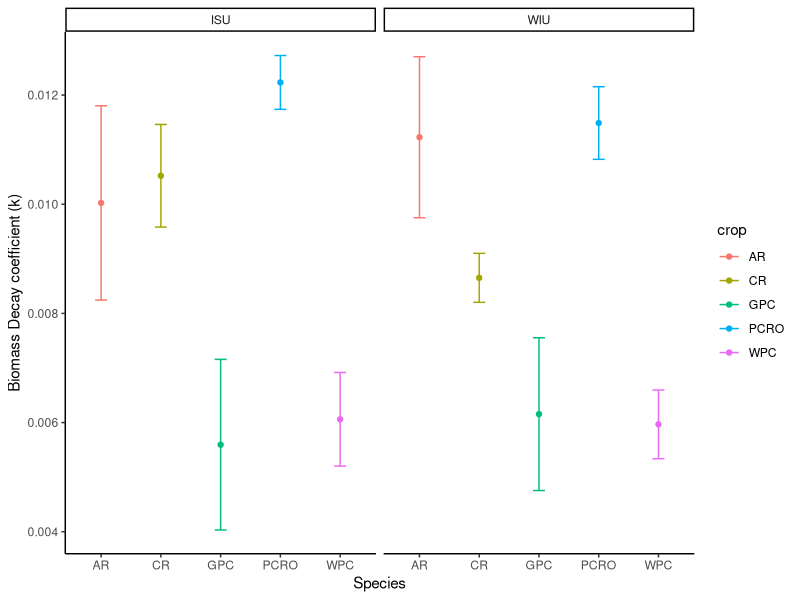
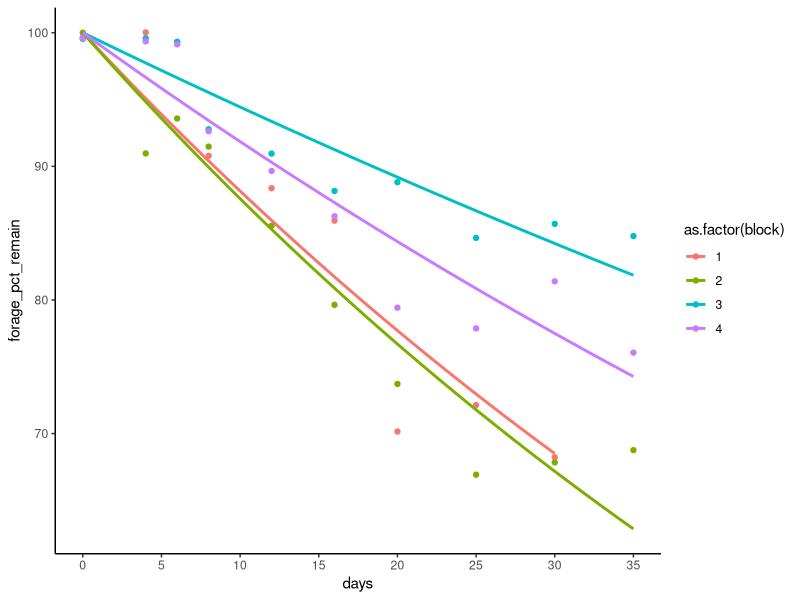

The R source for these figures, in order:
# LIBRARIES ----
library(tidyverse)
library(broom)
library(patchwork)

# READ IN THE DATA ----
decomp.df <- read_csv("output/pct remaining data.csv") %>% 
  arrange(location, crop, block, days)

# # REMOVE NA VALUES ----
# decomp.df <- decomp.df %>%
#   group_by(location, crop, block) %>%
#   mutate(across(c(forage_pct_remain, forage_pct_n_remain, forage_pct_c_remain,
#                   tea_pct_remain, tea_pct_n_remain, tea_pct_c_remain), 
#                 ~ replace_na(., mean(., na.rm = TRUE)))) %>%
#   ungroup()

# interpolate data from the prior value to the next value to fill missing na values using 
# the na.approx function from the zoo package
decomp.df <- decomp.df %>%
  group_by(location, crop, block) %>%
  mutate(across(c(forage_pct_remain, forage_pct_n_remain, forage_pct_c_remain,
                  tea_pct_remain, tea_pct_n_remain, tea_pct_c_remain), 
                ~ zoo::na.approx(., na.rm = FALSE))) %>%
  ungroup()


# FIT THE MODELS ----

# forage
# do a negative exponential regression using SSasymp funciton to get all parameters of the mode for 
# the f.df dataframe
# Asym is the asymptote, R0 is the y-intercept, and lrc is the rate of change
# the SSasymp function is a self-starting model that uses the asymptote, y-intercept, and rate of 
# change to fit the model


# need to nest the data by location, crop, and block to fit the model to each group
nested_stats.df <- decomp.df %>%
   filter(crop %in% c("GPC", "WPC", "AR", "CR", "PCRO")) %>%
  nest(data = -c(location, crop, block)) %>% 
  mutate(
    fit = map(data, ~nls(forage_pct_remain ~ 100 * exp(-k*days), trace =TRUE, 
                         start = list(k=0.006), 
                         data = .x)))

# pull out fitted values for analysis
summary_stats.df <- nested_stats.df %>% 
  mutate(tidied = map(fit, tidy)) %>% 
  unnest(tidied)
  
# arrange to be able to read easier by crop, block site
summary_stats.df <- summary_stats.df %>% 
  arrange(crop, block, location)

# only the k values
k_summary.df <- summary_stats.df %>% 
  select (crop, block, location, term, estimate, std.error, statistic, p.value) 


# PLOTTING ----
# plot the values ----
biomass.plot <- k_summary.df %>% 
  ggplot(aes(crop, estimate, color=crop))+
  stat_summary(fun = mean, na.rm = TRUE, geom = "point") +
  stat_summary(fun.data = mean_se, na.rm = TRUE, 
               geom = "errorbar", width=.2) +
  labs(x="Species", y="Biomass Decay coefficient (k)") +
  theme_classic() +
  facet_grid(.~location)

biomass.plot

# Now to see the regressions plots
# plot the negative exponential ----
decomp.df %>%
  filter(location == "ISU") %>%
  filter(crop %in% c("AR")) %>%
  ggplot(mapping = aes(x=days, y=forage_pct_remain, color=as.factor(block))) +
  # stat_summary(fun = mean, na.rm = TRUE, geom = "point") +
  # stat_summary(fun.data = mean_se, na.rm = TRUE, geom = "line") +
  geom_point() +
  theme_classic() +
  scale_x_continuous(breaks = seq(0, 45, 5)) +
  geom_smooth( aes(x = days, y = forage_pct_remain, as.factor(block)),
               method = "nls", formula = y ~ 100 * exp(-k*x),
               method.args = list(start = c(k=0.001)), se = FALSE)

